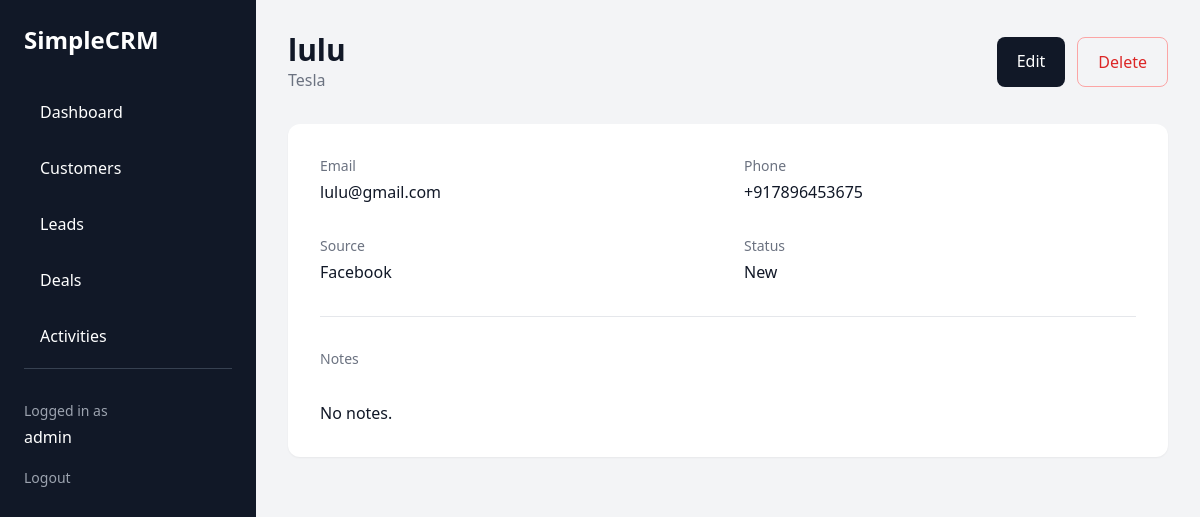
Screenshot of /leads/2/ (signed in) with the database file from the repository.
### crm/models.py (models this page shows, shortened)
class Lead(models.Model):
    STATUS_CHOICES = [
        ("new", "New"),
        ("contacted", "Contacted"),
        ("qualified", "Qualified"),
        ("converted", "Converted"),
        ("lost", "Lost"),
    ]
    name = models.CharField(max_length=150)
    email = models.EmailField(blank=True)
    phone = models.CharField(max_length=30, blank=True)
    company = models.CharField(max_length=150, blank=True)
    source = models.CharField(max_length=100, blank=True)
    status = models.CharField(
        max_length=20,
        choices=STATUS_CHOICES,
        default="new"
    )
    notes = models.TextField(blank=True)
    converted_customer = models.OneToOneField(
        "Customer",
        on_delete=models.SET_NULL,
        null=True,
        blank=True,
        related_name="converted_lead",
    )
    owner = models.ForeignKey(
    User,
    on_delete=models.SET_NULL,
    null=True,
    blank=True,
    related_name="leads",
    )
    created_at = models.DateTimeField(auto_now_add=True)

### crm/views.py (the view)
@login_required
def lead_detail(request, pk):
    if is_manager_or_admin(request.user):
        lead = get_object_or_404(
            Lead,
            pk=pk
        )
    else:
        lead = get_object_or_404(
            Lead,
            pk=pk,
            owner=request.user
        )
    return render(
        request,
        "crm/leads/detail.html",
        {"lead": lead}
    )

### crm/views.py (called while the page is built)
def is_manager_or_admin(user):
    return user.is_superuser or user.is_staff

### crm/templates/crm/leads/detail.html (shortened to what this page needs)
{% extends "crm/base.html" %}
{% block content %}
<div class="flex justify-between items-center mb-8">
    <div>
        <h2 class="text-3xl font-bold">
            {{ lead.name }}
        </h2>
        <p class="text-gray-500">
            {{ lead.company|default:"No company" }}
        </p>
    </div>
    <div class="flex gap-3">
        <a
            href="{% url 'lead_edit' lead.pk %}"
            class="bg-gray-900 text-white px-5 py-3 rounded-lg"
        >
            Edit
        </a>
        <a
            href="{% url 'lead_delete' lead.pk %}"
            class="border border-red-300 text-red-600 px-5 py-3 rounded-lg"
        >
            Delete
        </a>
    </div>
</div>
<div class="bg-white rounded-xl shadow-sm p-8">
    <div class="grid md:grid-cols-2 gap-8">
        <div>
            <p class="text-sm text-gray-500">
                Email
            </p>
            <p class="font-medium mt-1">
                {{ lead.email|default:"-" }}
            </p>
        </div>
        <div>
            <p class="text-sm text-gray-500">
                Phone
            </p>
            <p class="font-medium mt-1">
                {{ lead.phone|default:"-" }}
            </p>
        </div>
        <div>
            <p class="text-sm text-gray-500">
                Source
            </p>
            <p class="font-medium mt-1">
                {{ lead.source|default:"-" }}
            </p>
        </div>
        <div>
            <p class="text-sm text-gray-500">
                Status
            </p>
            <p class="font-medium mt-1">
                {{ lead.get_status_display }}
            </p>
        </div>
    </div>
    <div class="mt-8 pt-8 border-t">
        <p class="text-sm text-gray-500">
            Notes
        </p>
        <p class="mt-2 whitespace-pre-line">
            {{ lead.notes|default:"No notes." }}
        </p>
    </div>
</div>
{% endblock %}

### crm/templates/crm/base.html (shortened to what this page needs)
<!DOCTYPE html>
<html lang="en">
<head>
    <script src="https://cdn.tailwindcss.com"></script>
</head>
<body class="bg-gray-100 text-gray-900">
    <div class="flex min-h-screen">
        <aside class="w-64 bg-gray-900 text-white p-6">
            <h1 class="text-2xl font-bold mb-8">
                SimpleCRM
            </h1>
            <nav class="space-y-2">
                <a href="{% url 'dashboard' %}"
                   class="block px-4 py-3 rounded-lg hover:bg-gray-800">
                    Dashboard
                </a>
                <a href="{% url 'customer_list' %}"
                    class="block px-4 py-3 rounded-lg hover:bg-gray-800">
                        Customers
                </a>
                <a
    href="{% url 'lead_list' %}"
    class="block px-4 py-3 rounded-lg hover:bg-gray-800"
>
    Leads
</a>
                <a
    href="{% url 'deal_list' %}"
    class="block px-4 py-3 rounded-lg hover:bg-gray-800"
>
    Deals
</a>
                <a
    href="{% url 'activity_list' %}"
    class="block px-4 py-3 rounded-lg hover:bg-gray-800"
>
    Activities
</a>
<div class="mt-auto pt-8 border-t border-gray-700">
    <p class="text-sm text-gray-400">
        Logged in as
    </p>
    <p class="font-medium mt-1">
        {{ request.user.username }}
    </p>
    <form
        method="POST"
        action="{% url 'logout' %}"
        class="mt-4"
    >
        <button
            type="submit"
            class="text-sm text-gray-400 hover:text-white"
        >
            Logout
        </button>
    </form>
</div>
            </nav>
        </aside>
        <main class="flex-1 p-8">
            {% block content %}
            {% endblock %}
        </main>
    </div>
</body>
</html>

### rows the page displays
Lead: name "lulu", company "Tesla", email "lulu@gmail.com", phone "+917896453675", source "Facebook", status "New", notes "No notes."

### other values shown
{{ request.user.username }} "admin"
